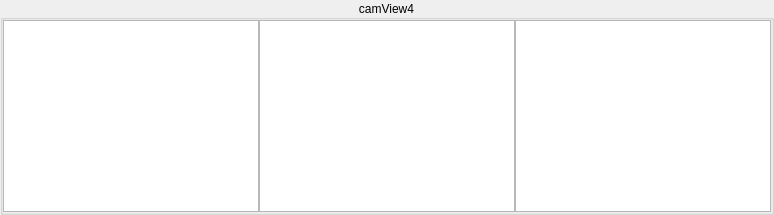
       <widget class="QGroupBox" name="camGroup4">
        <property name="sizePolicy">
         <sizepolicy hsizetype="Preferred" vsizetype="Preferred">
          <horstretch>0</horstretch>
          <verstretch>0</verstretch>
         </sizepolicy>
        </property>
        <property name="title">
         <string>camView4</string>
        </property>
        <property name="alignment">
         <set>Qt::AlignCenter</set>
        </property>
        <layout class="QHBoxLayout" name="horizontalLayout_7">
         <property name="spacing">
          <number>0</number>
         </property>
         <property name="leftMargin">
          <number>0</number>
         </property>
         <property name="topMargin">
          <number>0</number>
         </property>
         <property name="rightMargin">
          <number>0</number>
         </property>
         <property name="bottomMargin">
          <number>0</number>
         </property>
         <item>
          <widget class="QGraphicsView" name="camView4Left">
           <property name="sizePolicy">
            <sizepolicy hsizetype="MinimumExpanding" vsizetype="MinimumExpanding">
             <horstretch>0</horstretch>
             <verstretch>0</verstretch>
            </sizepolicy>
           </property>
           <property name="minimumSize">
            <size>
             <width>20</width>
             <height>30</height>
            </size>
           </property>
          </widget>
         </item>
         <item>
          <widget class="QGraphicsView" name="camView4Front">
           <property name="sizePolicy">
            <sizepolicy hsizetype="MinimumExpanding" vsizetype="MinimumExpanding">
             <horstretch>0</horstretch>
             <verstretch>0</verstretch>
            </sizepolicy>
           </property>
           <property name="minimumSize">
            <size>
             <width>20</width>
             <height>30</height>
            </size>
           </property>
          </widget>
         </item>
         <item>
          <widget class="QGraphicsView" name="camView4Right">
           <property name="sizePolicy">
            <sizepolicy hsizetype="MinimumExpanding" vsizetype="MinimumExpanding">
             <horstretch>0</horstretch>
             <verstretch>0</verstretch>
            </sizepolicy>
           </property>
           <property name="minimumSize">
            <size>
             <width>20</width>
             <height>30</height>
            </size>
           </property>
          </widget>
         </item>
        </layout>
       </widget>
